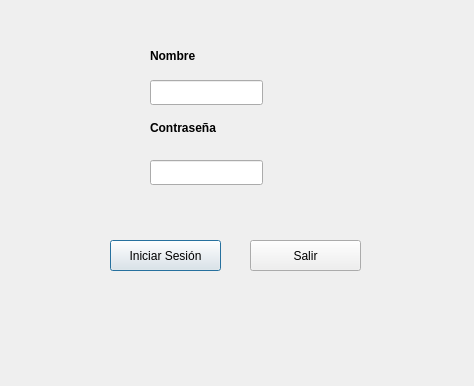
<?xml version="1.0" encoding="UTF-8"?>
<ui version="4.0">
 <class>DLogin</class>
 <widget class="QDialog" name="DLogin">
  <property name="geometry">
   <rect>
    <x>0</x>
    <y>0</y>
    <width>474</width>
    <height>386</height>
   </rect>
  </property>
  <property name="windowTitle">
   <string>Dialog</string>
  </property>
  <widget class="QPushButton" name="btnLogin">
   <property name="geometry">
    <rect>
     <x>110</x>
     <y>240</y>
     <width>111</width>
     <height>31</height>
    </rect>
   </property>
   <property name="text">
    <string>Iniciar Sesión</string>
   </property>
  </widget>
  <widget class="QPushButton" name="btnSalir">
   <property name="geometry">
    <rect>
     <x>250</x>
     <y>240</y>
     <width>111</width>
     <height>31</height>
    </rect>
   </property>
   <property name="text">
    <string>Salir</string>
   </property>
  </widget>
  <widget class="QLabel" name="label">
   <property name="geometry">
    <rect>
     <x>150</x>
     <y>40</y>
     <width>101</width>
     <height>31</height>
    </rect>
   </property>
   <property name="font">
    <font>
     <weight>75</weight>
     <bold>true</bold>
    </font>
   </property>
   <property name="text">
    <string>Nombre</string>
   </property>
  </widget>
  <widget class="QLineEdit" name="lineEdit">
   <property name="geometry">
    <rect>
     <x>150</x>
     <y>80</y>
     <width>113</width>
     <height>25</height>
    </rect>
   </property>
  </widget>
  <widget class="QLineEdit" name="lineEdit_2">
   <property name="geometry">
    <rect>
     <x>150</x>
     <y>160</y>
     <width>113</width>
     <height>25</height>
    </rect>
   </property>
  </widget>
  <widget class="QLabel" name="label_2">
   <property name="geometry">
    <rect>
     <x>150</x>
     <y>120</y>
     <width>81</width>
     <height>16</height>
    </rect>
   </property>
   <property name="font">
    <font>
     <weight>75</weight>
     <bold>true</bold>
    </font>
   </property>
   <property name="text">
    <string>Contraseña</string>
   </property>
  </widget>
 </widget>
 <resources/>
 <connections/>
</ui>
